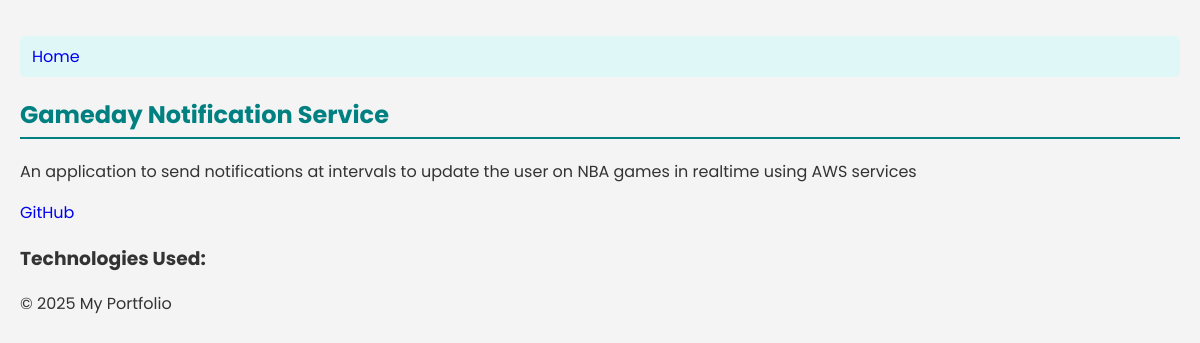
The app's page /project/3/ with its own data.
### portfolio_app/models.py (models this page shows, shortened)
class Project(models.Model):
    title = models.CharField(max_length=255)
    description = models.TextField()
    image = models.ImageField(upload_to='portfolio_app/static/portfolio_app/images/', blank=True, null=True)  # Project image
    github_link = models.URLField(blank=True, null=True)
    technologies = models.ManyToManyField(Skill) # Many-to-many with skills

### portfolio_app/views.py (the view)
# urls.py: path('project/<int:project_id>/', views.project_detail, name='project_detail'), # Project detail page
def project_detail(request, project_id):
    project = get_object_or_404(Project, pk=project_id)
    return render(request, 'portfolio_app/project_detail.html', {'project': project})

### portfolio_app/templates/portfolio_app/project_detail.html (shortened to what this page needs)
{% extends 'portfolio_app/base.html' %}
{% block content %}
    <h2>{{ project.title }}</h2>
    <p>{{ project.description }}</p>
    {% if project.github_link %}
        <a href="{{ project.github_link }}" target="_blank">GitHub</a>
    {% endif %}
    <h3>Technologies Used:</h3>
    {% endblock %}

### portfolio_app/static/portfolio_app/css/style.css (style rules this page uses)
body { font-family: 'Poppins', sans-serif; background-color: #f4f4f4; color: #333; margin: 0; padding: 20px; }
h1, h2 { color: #008080; border-bottom: 2px solid #008080; padding-bottom: 5px; }
a { text-decoration: none; }

### records on screen
Project: title "Gameday Notification Service", description "An application to send notifications at intervals to update the user on NBA games in realtime using AWS services"
